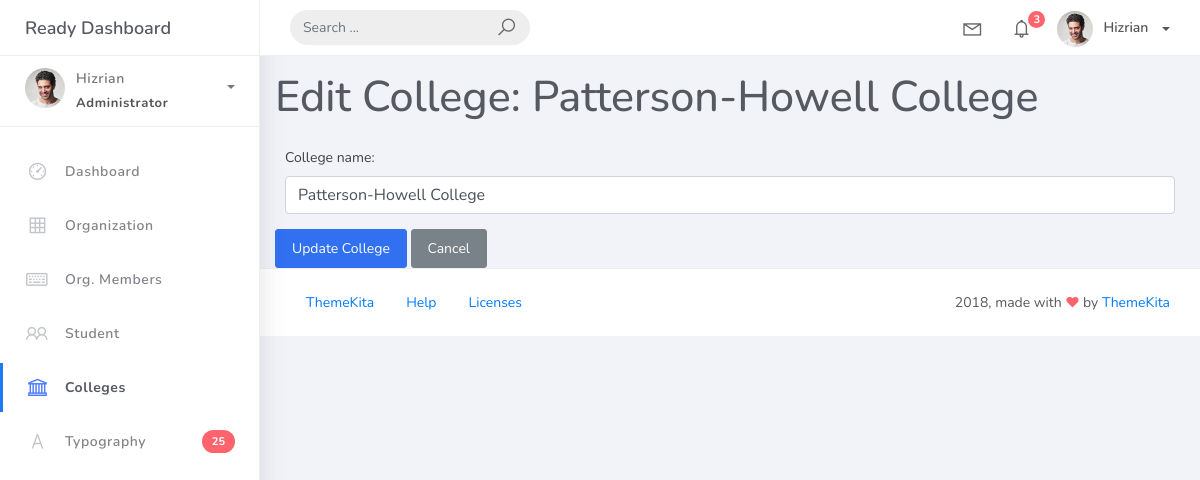
The page /colleges/3/ on the database as committed earlier.
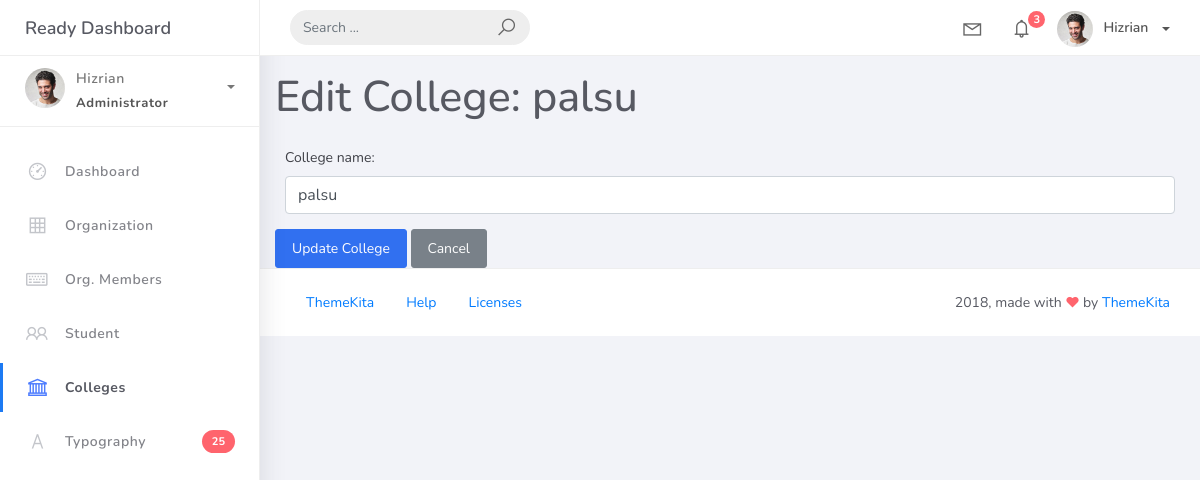
The same page on the database as committed later.
### studentorg/models.py (models this page shows, shortened)
class BaseModel(models.Model):
    created_at = models.DateTimeField(auto_now_add=True, db_index=True)
    updated_at = models.DateTimeField(auto_now=True)
    class Meta:
        abstract = True

class College(BaseModel):
    college_name = models.CharField(max_length=150)

### studentorg/views.py (the view)
# urls.py: path('colleges/<int:pk>/', views.CollegeUpdateView.as_view(), name='college-update'),
class CollegeUpdateView(UpdateView):
    model = College
    form_class = CollegeForm
    template_name = 'college_edit.html'
    success_url = reverse_lazy('college-list')

### studentorg/forms.py
class CollegeForm(ModelForm):
    class Meta:
        model = College
        fields = "__all__"

### templates/college_edit.html (shortened to what this page needs)
{% extends 'base.html' %}
{% load widget_tweaks %}
{% block content %}
<div class="container mt-4 pt-5">
    <h2>Edit College: {{ college.college_name }}</h2>
    <form method="post">
        {% for field in form %}
        <div class="form-group">
            {{ field.label_tag }}
            {% render_field field class="form-control" %}
        </div>
        {% endfor %}
        <button type="submit" class="btn btn-primary">Update College</button>
        <a href="{% url 'college-list' %}" class="btn btn-secondary">Cancel</a>
    </form>
</div>
{% endblock %}

Rows that differ between the two databases and show on the page:
changed College: college_name "Patterson-Howell College" → "palsu"
